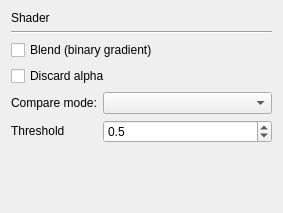
<?xml version="1.0" encoding="UTF-8"?>
<ui version="4.0">
 <class>ShaderEditor</class>
 <widget class="QWidget" name="ShaderEditor">
  <property name="geometry">
   <rect>
    <x>0</x>
    <y>0</y>
    <width>283</width>
    <height>213</height>
   </rect>
  </property>
  <property name="windowTitle">
   <string>Form</string>
  </property>
  <property name="windowOpacity">
   <double>1.000000000000000</double>
  </property>
  <property name="autoFillBackground">
   <bool>false</bool>
  </property>
  <property name="styleSheet">
   <string notr="true"/>
  </property>
  <layout class="QGridLayout" name="gridLayout_2">
   <item row="5" column="0" colspan="2">
    <layout class="QGridLayout" name="gridLayout">
     <item row="0" column="0">
      <widget class="QLabel" name="label">
       <property name="sizePolicy">
        <sizepolicy hsizetype="Maximum" vsizetype="Fixed">
         <horstretch>0</horstretch>
         <verstretch>0</verstretch>
        </sizepolicy>
       </property>
       <property name="text">
        <string>Compare mode:</string>
       </property>
      </widget>
     </item>
     <item row="0" column="1">
      <widget class="QComboBox" name="cbDiscardAlphaCompareMode"/>
     </item>
     <item row="1" column="0">
      <widget class="QLabel" name="label_2">
       <property name="sizePolicy">
        <sizepolicy hsizetype="Maximum" vsizetype="Fixed">
         <horstretch>0</horstretch>
         <verstretch>0</verstretch>
        </sizepolicy>
       </property>
       <property name="text">
        <string>Threshold</string>
       </property>
      </widget>
     </item>
     <item row="1" column="1">
      <widget class="QDoubleSpinBox" name="sbDiscardAlphaThreshold">
       <property name="decimals">
        <number>1</number>
       </property>
       <property name="maximum">
        <double>1.000000000000000</double>
       </property>
       <property name="singleStep">
        <double>0.100000000000000</double>
       </property>
       <property name="value">
        <double>0.500000000000000</double>
       </property>
      </widget>
     </item>
    </layout>
   </item>
   <item row="6" column="1">
    <spacer name="verticalSpacer">
     <property name="orientation">
      <enum>Qt::Vertical</enum>
     </property>
     <property name="sizeHint" stdset="0">
      <size>
       <width>20</width>
       <height>92</height>
      </size>
     </property>
    </spacer>
   </item>
   <item row="4" column="0">
    <widget class="QCheckBox" name="cbDiscardAlpha">
     <property name="text">
      <string>Discard alpha</string>
     </property>
    </widget>
   </item>
   <item row="1" column="0">
    <widget class="QLabel" name="label_3">
     <property name="text">
      <string>Shader</string>
     </property>
    </widget>
   </item>
   <item row="3" column="0">
    <widget class="QCheckBox" name="cbBlendBinaryGradient">
     <property name="text">
      <string>Blend (binary gradient)</string>
     </property>
    </widget>
   </item>
   <item row="2" column="0" colspan="2">
    <widget class="Line" name="line">
     <property name="autoFillBackground">
      <bool>false</bool>
     </property>
     <property name="orientation">
      <enum>Qt::Horizontal</enum>
     </property>
    </widget>
   </item>
  </layout>
 </widget>
 <resources/>
 <connections/>
</ui>
